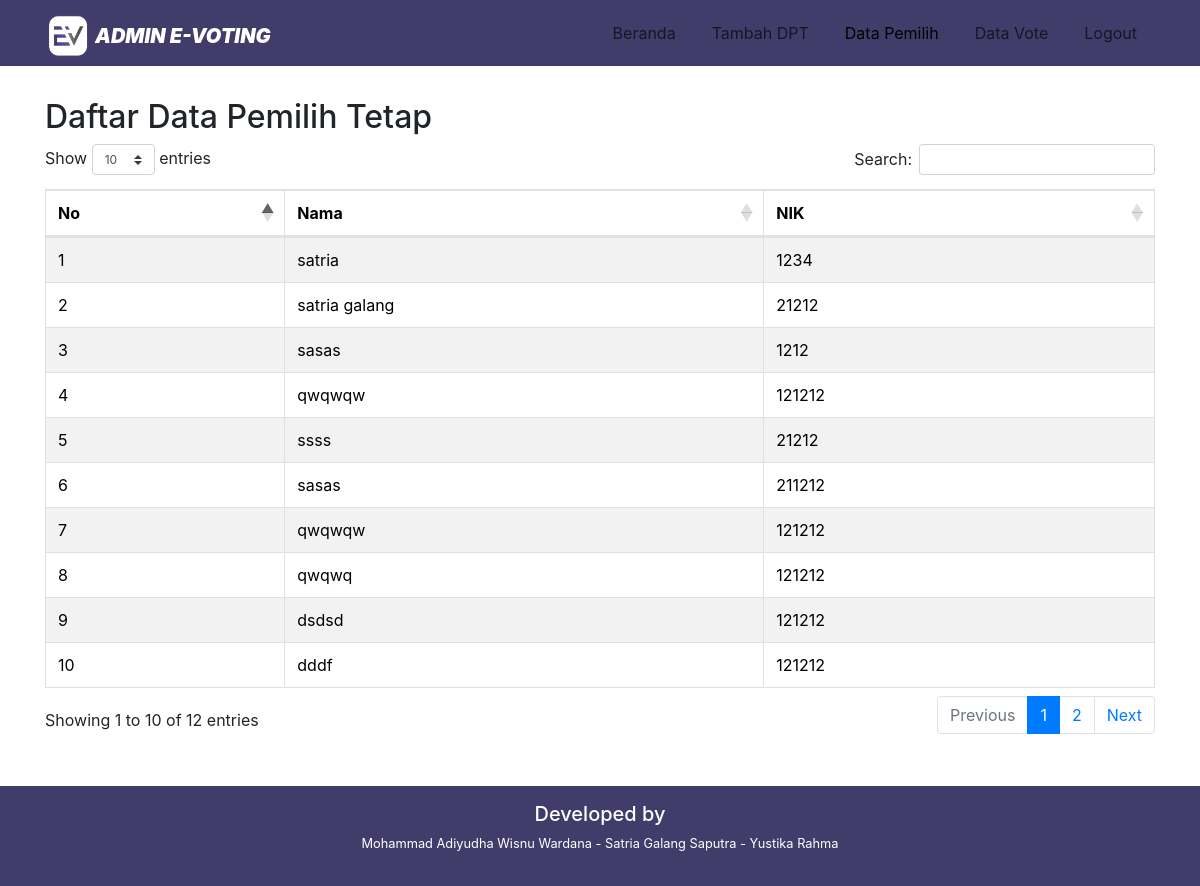
Before: /program/admin/dataPemilih.php (signed in) with the older database file.
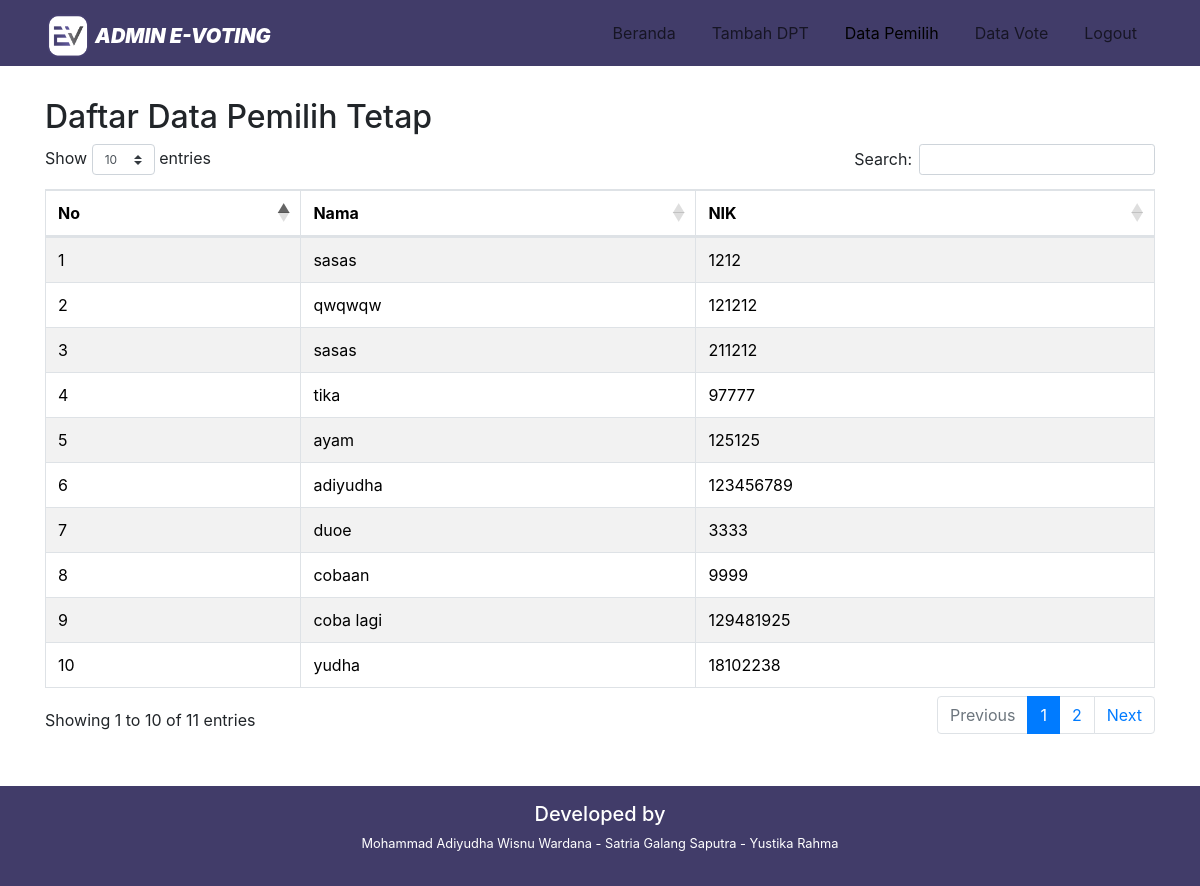
After: the same page with the newer database file.
### tables this page shows
CREATE TABLE `datapemilih` (
  `id` int(11) NOT NULL,
  `nama` varchar(100) NOT NULL,
  `nik` int(50) NOT NULL,
  `pilihan` varchar(50) NOT NULL,
  `waktupilih` datetime DEFAULT NULL
);

### program/admin/dataPemilih.php (the view, shortened to what this page needs)
<?php
include '../koneksi.php';
?>
<html>
<head>
    <link rel="stylesheet" href="../../node_modules/bootstrap/dist/css/bootstrap.min.css">
    <link rel="stylesheet" href="../css/custom_style.css">
    <link rel="stylesheet" type="text/css" href="https://cdnjs.cloudflare.com/ajax/libs/twitter-bootstrap/4.1.1/css/bootstrap.min.css"/>
    <link rel="stylesheet" type="text/css" href="https://cdn.datatables.net/1.10.24/css/dataTables.bootstrap4.min.css"/>
</head>
<body>
    <nav class="py-2 navbar navbar-expand-lg fixed-top">
        <div class="container">
            <a class="navbar-brand" href="#">
            <img src="../images/icon.png" alt="logo" class="logo pb-1">
                Admin E-Voting
            </a>
            <div class="collapse navbar-collapse justify-content-end" id="navbarSupportedContent">
                <ul class="navbar-nav ml-auto ">
                    <li class="nav-item">
                        <a class="nav-link" href="../admin/index.php">Beranda</a>
                    </li>
                    <li class="nav-item">
                        <a class="nav-link" href="../admin/tambahData.php">Tambah DPT</a>
                    </li>
                    <li class="nav-item">
                        <a class="nav-link active" href="../admin/dataPemilih.php">Data Pemilih</a>
                    </li>
                     <li class="nav-item">
                        <a class="nav-link" href="../admin/dataVote.php">Data Vote</a>
                    </li>
                    <li class="nav-item">
                        <a class="nav-link" href="../admin/logout.php">Logout</a>
                    </li>
                </ul>
            </div>
        </div>
    </nav>
    <br>
    <br>
     <section>
        <div class="container">
            <h2>Daftar Data Pemilih Tetap</h2>
           <table class="table table-bordered table-striped table-hover">
               <thead bgcolor="#413c69" style="color: white">
                   <tr>
                    <th>No</th>
                    <th>Nama</th>
                    <th>NIK</th>
                   </tr>
               </thead>
               <tbody>
                <?php $nomor=1; ?>
                <?php $data="SELECT nama, nik FROM datapemilih";?>
                <?php $ambil=$koneksi->query($data);
                while ($hasil=$ambil->fetch_assoc()) {
                    ?>
                   <tr>
                        <td><?= $nomor; ?></td>
                        <td><?= $hasil['nama']; ?></td>
                        <td><?= $hasil['nik']; ?></td>
                   </tr>
                   <?php $nomor++; ?>
               <?php } ?>
               </tbody>
           </table>
   </div>
</section>
    <div class="text-center p-3 footer-bawah">
        <h5>Developed by</h5>
        <p><small> Mohammad Adiyudha Wisnu Wardana - Satria Galang Saputra - Yustika Rahma </small> </p>
    </div>
</body>
</html>

### program/css/custom_style.css (style rules this page uses)
body { display: block; overflow-x: hidden; }
nav { background-color: #413C69; }
.navbar-brand { max-height: 50px; font-size: 24px; text-transform: uppercase; font-weight: 900; color: white; font-style: italic; }
nav ul li a { color: white; font-size: 22px; margin: auto 10px; }
section { padding-top: 50px; padding-bottom: 50px; }
.navbar .active { color: #A7C5EB; }
.footer-bawah { background-color: #413C69; color: white; }
.navbar-brand img { height: 50px; }

Changed rows visible on the page:
removed datapemilih: nama "satria", nik "1234"
removed datapemilih: nama "satria galang", nik "21212"
removed datapemilih: nama "ssss", nik "21212"
removed datapemilih: nama "qwqwqw", nik "121212"
removed datapemilih: nama "qwqwq", nik "121212"
removed datapemilih: nama "dsdsd", nik "121212"
removed datapemilih: nama "dddf", nik "121212"
now on this page (row edited): datapemilih: nama "tika", nik "97777"
added datapemilih: nama "ayam", nik "125125"
added datapemilih: nama "adiyudha", nik "123456789"
added datapemilih: nama "duoe", nik "3333"
added datapemilih: nama "cobaan", nik "9999"
added datapemilih: nama "coba lagi", nik "129481925"
added datapemilih: nama "yudha", nik "18102238"
Other visible differences:
text written by a page script: "Show entries Search: Showing 1 to 10 of 12 entries Previous 1 2 Next" → "Show entries Search: Showing 1 to 10 of 11 entries Previous 1 2 Next"
